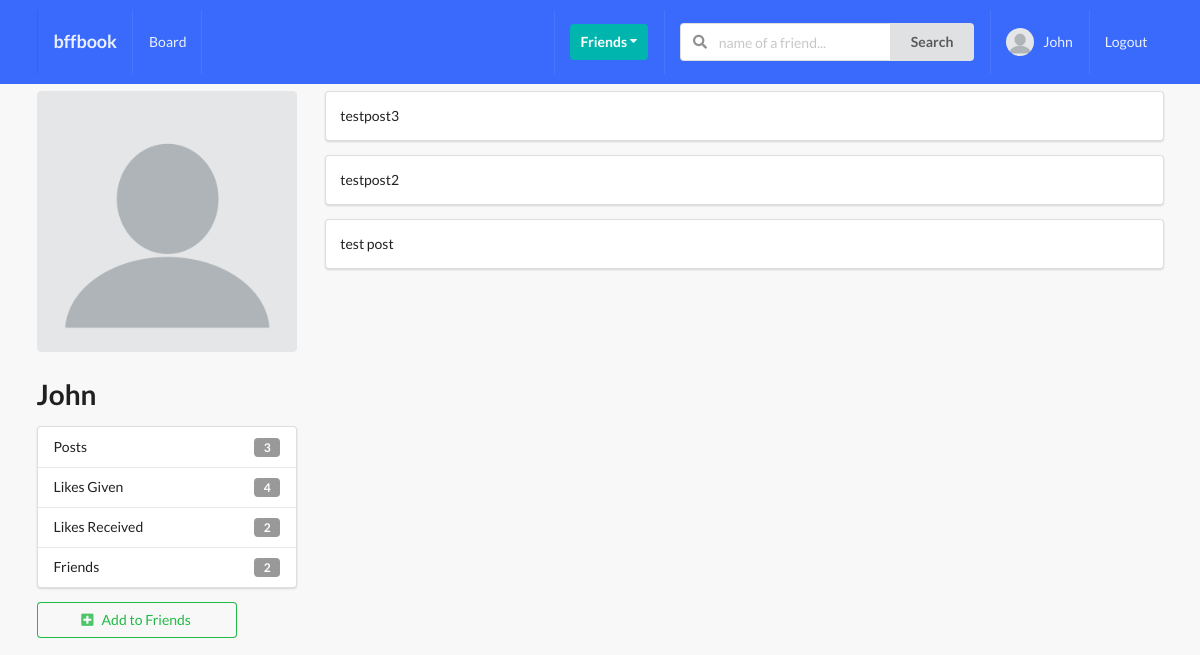
The app's page /profiles/l-amp/ (signed in) with its own data.
### profiles/models.py (models this page shows, shortened)
class Profile(models.Model):
    first_name = models.CharField(max_length=200, blank=True)
    last_name = models.CharField(max_length=200, blank=True)
    user = models.OneToOneField(User, on_delete=models.CASCADE)
    bio = models.TextField(default="No bio...", max_length=300)
    email = models.EmailField(max_length=200, blank=True)
    country = models.CharField(max_length=200, blank=True)
    avatar = models.ImageField(default='avatar.png', upload_to='avatars/')
    friends = models.ManyToManyField(User, blank=True, related_name='friends')
    slug = models.SlugField(unique=True, blank=True)
    updated = models.DateTimeField(auto_now=True)
    created = models.DateTimeField(auto_now_add=True)
    objects = ProfileManager()
    def get_friends_no(self):
        return self.friends.all().count()
    def get_post_no(self):
        return self.posts.all().count()
    def get_all_authors_posts(self):
        return self.posts.all()
    def get_likes_given_no(self):
        likes = self.like_set.all()
        total_liked = 0
        for item in likes:
            if item.value == 'Like':
                total_liked += 1
        return total_liked
    def get_likes_received_no(self):
        posts = self.posts.all()
        total_liked = 0
        for item in posts:
            total_liked += item.liked.all().count()
        return total_liked
    __initial_first_name = None
    __initail_last_name = None
    def __init__(self, *args, **kwargs):
        super().__init__(*args, **kwargs)
        self.__initial_first_name = self.first_name
        self.__initial_last_name = self.last_name

### posts/models.py (models this page shows, shortened)
class Like(models.Model):
    user = models.ForeignKey(Profile, on_delete=models.CASCADE)
    post = models.ForeignKey(Post, on_delete=models.CASCADE)
    value = models.CharField(choices=LIKE_CHOICES, max_length=8)
    updated = models.DateTimeField(auto_now=True)
    created = models.DateTimeField(auto_now_add=True)

class Post(models.Model):
    content = models.TextField()
    image = models.ImageField(upload_to='posts', validators=[FileExtensionValidator(['png', 'jpg', 'jpeg'])], blank=True)
    liked = models.ManyToManyField(Profile, blank=True, related_name='likes')
    updated = models.DateTimeField(auto_now=True)
    created = models.DateTimeField(auto_now_add=True)
    author = models.ForeignKey(Profile, on_delete=models.CASCADE, related_name='posts')
    class Meta:
        ordering = ('-created',)

### profiles/views.py (the view)
# urls.py: path('<slug>/', ProfileDetailView.as_view(), name='profile-detail-view'),
class ProfileDetailView(LoginRequiredMixin, DetailView):
    model = Profile
    template_name = 'profiles/detail.html'
    """
    def get_object(self, slug=None):
        slug = self.kwargs.get('slug')
        profile = Profile.objects.get(slug=slug)
        return profile
    """
    def get_context_data(self, **kwargs):
        context = super().get_context_data(**kwargs)
        user = User.objects.get(username__iexact=self.request.user)
        profile = Profile.objects.get(user=user)
        rel_r = Relationship.objects.filter(sender=profile)
        rel_s = Relationship.objects.filter(receiver=profile)
        rel_receiver = []
        rel_sender = []
        for item in rel_r:
            rel_receiver.append(item.receiver.user)
        for item in rel_s:
            rel_sender.append(item.sender.user)
        context['rel_receiver'] = rel_receiver
        context['rel_sender'] = rel_sender
        context['posts'] = self.get_object().get_all_authors_posts()
        context['len_posts'] = True if len(self.get_object().get_all_authors_posts()) > 0 else False
        return context

### profiles/context_processors.py (called while the page is built)
def profile_pic(request):
    if request.user.is_authenticated:
        profile_obj = Profile.objects.get(user=request.user)
        pic = profile_obj.avatar
        return {'picture': pic}
    return {}

def invitations_received_no(request):
    if request.user.is_authenticated:
        profile_obj = Profile.objects.get(user=request.user)
        qs_count = Relationship.objects.invitations_received(profile_obj).count()
        return {'invites_num': qs_count}
    return {}

### profiles/models.py (called while the page is built)
    def invitations_received(self, receiver):
        qs = Relationship.objects.filter(receiver=receiver, status='send')
        return qs

### profiles/templates/profiles/detail.html (shortened to what this page needs)
{% extends 'base.html' %}
{% block content %}
    <div class="ui grid">
    <br>
        <div class="row">
            <div class="four wide column">
                <img src="{{ object.avatar.url }}" alt="" class="ui medium rounded image">
                <h1>{{ object.user }}</h1>
                <div class="ui vertical fluid menu">
                    <div class="item">
                        Posts
                        <div class="ui label">{{ object.get_post_no }}</div>
                    </div>
                    <div class="item">
                        Likes Given
                    <div class="ui label">{{ object.get_likes_given_no }}</div>
                    </div>
                    <div class="item">
                        Likes Received
                        <div class="ui label">{{ object.get_likes_received_no }}</div>
                    </div>
                    <div class="item">
                        Friends
                        <div class="ui label">{{ object.get_friends_no }}</div>
                    </div>
                </div>
                    {% if object.user not in rel_receiver and object.user not in rel_sender %}
                    <form action="{%  url 'profiles:send-invite' %}" method="POST">
                        <button type="submit" class="ui positive basic button mb-5 w-big"><i class="plus square icon"></i>Add to Friends</button>
                    </form>
                    {% endif %}
            </div>
            <div class="twelve wide column">
                {% if len_posts %}
                    {% for post in posts %}
                        <div class="segment ui fluid">
                            {{ post.content }}
                        </div>
                    {% endfor %}
                {% else %}
                    <h1>No posts of this user...</h1>
                {% endif %}
            </div>
        </div>
    </div>
{% endblock content %}

### templates/main/navbar.html (shortened to what this page needs)
{% url 'home_view' as path_to_home %}
{% url 'posts:main-post-view' as path_to_posts %}
{% url 'profiles:my-profile-view' as path_to_my_profile %}
<div class="ui inverted menu nav mb-7">
    <div class="ui container">
        <a href="{{ path_to_home }}" class=" {% if request.path == path_to_home %}active{% endif %} item">
            <h3>bffbook</h3>
        </a>
        {% if request.user.is_authenticated %}
        <a href="{{ path_to_posts }}" class="{% if request.path == path_to_posts %}active{% endif %} item">
            Board
        </a>
        {% endif %}
        <div class="right menu">
            {% if request.user.is_authenticated %}
            <div class="item">
                <div class="ui floating dropdown icon button teal"> Friends
                    <i class="dropdown icon"></i>
                </div>
            </div>
                <div class="item">
                <form action="" method="GET">
                    <div class="ui action left icon input">
                    <input class="prompt" type="text" name='q' placeholder="name of a friend...">
                    <button type='submit' class="ui button">Search</button>
                    </div>
                </form>
                </div>
                <a href="{{path_to_my_profile}}" class="{% if request.path == path_to_my_profile %}active{% endif %} item">
                    <img src="{{ picture.url }}" alt="" class="ui avatar image">&nbsp;
                    {{ request.user }}
                </a>
                <a href="{% url 'account_logout' %}" class="ui item">
                    Logout
                </a>
            {% else %}
            <a href="{% url 'account_login' %}" class="ui item">
                    Login
                </a>
            {% endif %}
        </div>
    </div>
</div>

### static/style.css (style rules this page uses)
body { background: #F8F8F8 !important; }
.nav { border-radius: 0px !important; padding: 10px 0 10px 0 !important; background-color: #396afc !important; }
.mb-7 { margin-bottom: 7px !important; }
.mb-5 { margin-bottom: 5px !important; }
.w-big { width: 200px !important; }

### records on screen
Profile: avatar (placeholder picture), user "John", get_post_no "3", get_likes_given_no "4", get_likes_received_no "2", get_friends_no "2"
Post: content "testpost3"
Post: content "testpost2"
Post: content "test post"

### other values on screen
{{ request.user }} "John"
